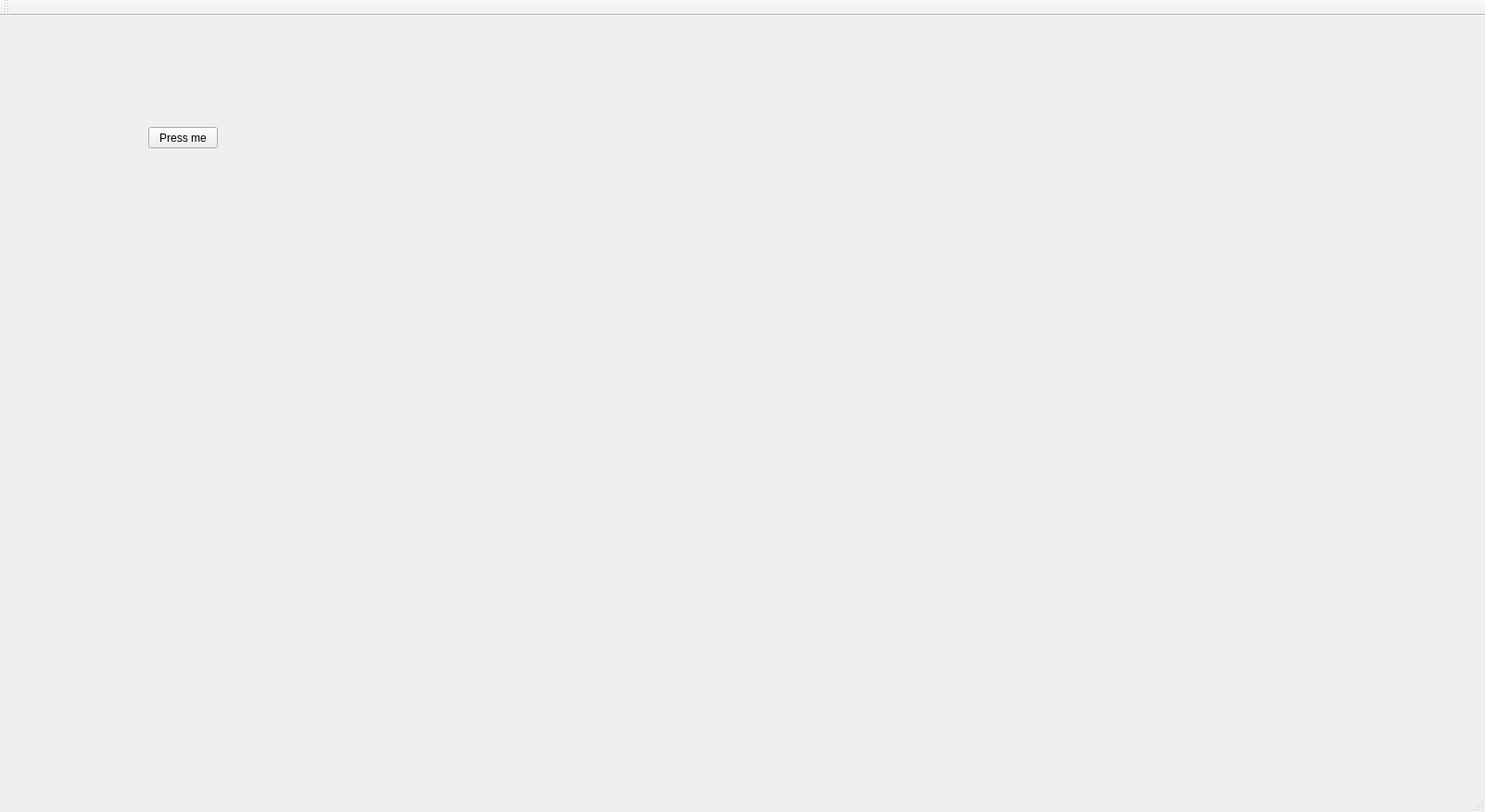
<?xml version="1.0" encoding="UTF-8"?>
<ui version="4.0">
 <class>MainWindow</class>
 <widget class="QMainWindow" name="MainWindow">
  <property name="geometry">
   <rect>
    <x>0</x>
    <y>0</y>
    <width>1602</width>
    <height>876</height>
   </rect>
  </property>
  <property name="windowTitle">
   <string>lrlgui</string>
  </property>
  <widget class="QWidget" name="centralWidget">
   <widget class="QPushButton" name="pushButton">
    <property name="geometry">
     <rect>
      <x>160</x>
      <y>120</y>
      <width>75</width>
      <height>23</height>
     </rect>
    </property>
    <property name="text">
     <string>Press me</string>
    </property>
   </widget>
  </widget>
  <widget class="QMenuBar" name="menuBar">
   <property name="geometry">
    <rect>
     <x>0</x>
     <y>0</y>
     <width>1602</width>
     <height>22</height>
    </rect>
   </property>
  </widget>
  <widget class="QToolBar" name="mainToolBar">
   <attribute name="toolBarArea">
    <enum>TopToolBarArea</enum>
   </attribute>
   <attribute name="toolBarBreak">
    <bool>false</bool>
   </attribute>
  </widget>
  <widget class="QStatusBar" name="statusBar"/>
 </widget>
 <layoutdefault spacing="6" margin="11"/>
 <resources/>
 <connections>
  <connection>
   <sender>pushButton</sender>
   <signal>clicked()</signal>
   <receiver>MainWindow</receiver>
   <slot>ButtonClicked()</slot>
   <hints>
    <hint type="sourcelabel">
     <x>199</x>
     <y>154</y>
    </hint>
    <hint type="destinationlabel">
     <x>279</x>
     <y>230</y>
    </hint>
   </hints>
  </connection>
 </connections>
 <slots>
  <slot>ButtonClicked()</slot>
 </slots>
</ui>
